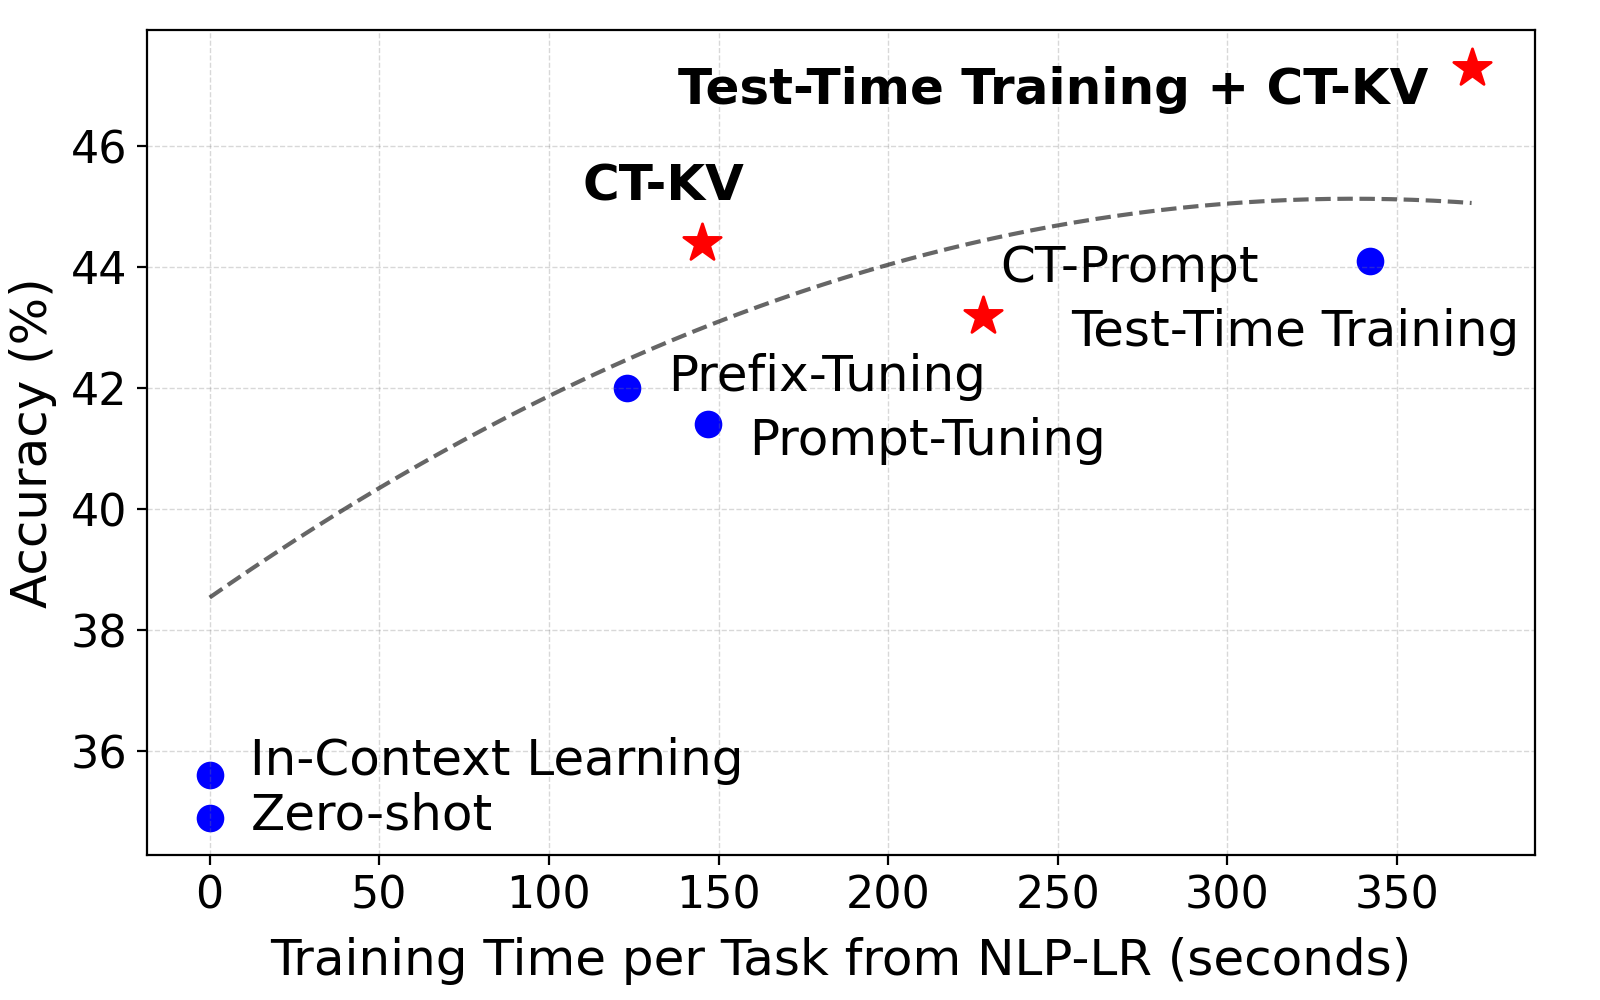

Write the Python code that produced this figure.
import numpy as np
import matplotlib.pyplot as plt
import os

# Ensure output directory exists
os.makedirs('plots', exist_ok=True)

# Data for the scatter plot
methods = [
    "Zero-shot",
    "In-Context Learning",
    "Prompt-Tuning",
    "Prefix-Tuning",
    "Test-Time Training",
    "CT-Prompt",
    "CT-KV",
    "Test-Time Training + CT-KV"
]
training_times = [0, 0, 147, 123, 342, 228, 145, 372]  # seconds per task
performances = [34.9, 35.6, 41.4, 42.0, 44.1, 43.2, 44.4, 47.3]  # performance %


# Identify the three methods for fitting
# fit_methods = ["In-Context Learning", "Prefix-Tuning", "Test-Time Training"]
# x_fit = [0, 123, 342, 250, max(training_times) + 20]
# y_fit = [37.1, 44.5, 44, 43.75, 46.7]
x_fit = [0, 123, 250, 400]
y_fit = [38, 44, 43.3, 45.3]
coeffs = np.polyfit(x_fit, y_fit, 2)
poly = np.poly1d(coeffs)
x_line = np.linspace(min(training_times), max(training_times), 300)
y_line = poly(x_line)


# Create scatter plot
plt.figure(figsize=(8, 5))

# Plot non-our methods with blue circle markers
for name, x, y in zip(methods, training_times, performances):
    if name not in ["CT-Prompt", "CT-KV", "Test-Time Training + CT-KV"]:
        plt.scatter(x, y, marker='o', s=80, color='blue')

# Plot our methods with red star markers
for name, x, y in zip(methods, training_times, performances):
    if name in ["CT-Prompt", "CT-KV", "Test-Time Training + CT-KV"]:
        plt.scatter(x, y, marker='*', s=200, color='red')

# Define text offsets
offsets = {
    "Zero-shot": (12, -0.2),
    "In-Context Learning": (12, 0),
    "Prompt-Tuning": (12, -0.5),
    "Prefix-Tuning": (12, -0.05),
    "Test-Time Training": (-88, -1.4),
    "CT-Prompt": (5, 0.55),
    "CT-KV": (-35, 0.7),
    "Test-Time Training + CT-KV": (-234, -0.6),
}
bold = {"CT-KV", "Test-Time Training + CT-KV"}

# Annotate all points with adjusted offsets
for name, x, y in zip(methods, training_times, performances):
    dx, dy = offsets[name]
    if name in bold:
        plt.annotate(name, (x + dx, y + dy), fontsize=18, fontweight='bold')
    else:
        plt.annotate(name, (x + dx, y + dy), fontsize=18)

# Overlay the fitted curve
plt.plot(x_line, y_line, linestyle='--', color='black', alpha=0.6, label='Adaptation Fit')

# Labels, title, and grid
plt.xlabel("Training Time per Task from NLP-LR (seconds)", fontsize=18, labelpad=7)
plt.ylabel("Accuracy (%)", fontsize=18, labelpad=5)
# plt.title("Accuracy vs Training Time on NLP-LR Tasks", fontsize=14, pad=10)
plt.grid(True, color='gray', linestyle='--', linewidth=0.5, alpha=0.3)
plt.tight_layout()
plt.xticks(fontsize=16)
plt.yticks(fontsize=16)

# Save to files
plt.savefig('plots/scatter.pdf', dpi=200)
plt.savefig('plots/scatter.png', dpi=200)
plt.close()
